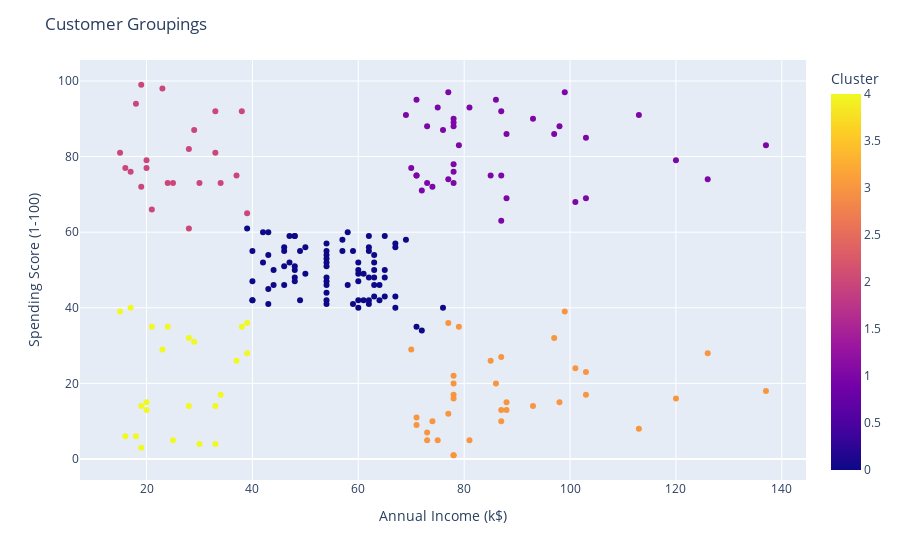

The cell this chart's notebook holds for it:
### Markdown cell above
The box plots show the distribution of annual income and spending score for the different clusters. The box plots show that the clusters are well-separated in terms of both annual income and spending score. This suggests that the KMeans clustering algorithm was able to identify distinct customer segments based on these two variables.

### Code cell
# Visualizing all the clusters using interactive plot (Plotly)
import plotly.express as px

fig = px.scatter(customer_data, x='Annual Income (k$)', y='Spending Score (1-100)', color='Cluster', hover_data=['CustomerID'], size_max=40)
fig.update_layout(title="Customer Groupings",
                  xaxis_title="Annual Income (k$)",
                  yaxis_title="Spending Score (1-100)",
                  showlegend=True,
                  legend_title="Cluster")
fig.show()

### Figure 1 — Plotly figure (JSON) as saved in the notebook; plotly's stock layout.template omitted (floating-point values rounded to 4 significant figures; data arrays with more than 128 entries replaced by an {"elided": "..."} marker saying what was removed)
{"data": [{"customdata": {"elided": "200x1 int values"}, "hovertemplate": "Annual Income (k$)=%{x}<br>Spending Score (1-100)=%{y}<br>CustomerID=%{customdata[0]}<br>Cluster=%{marker.color}<extra></extra>", "legendgroup": "", "marker": {"color": {"elided": "200 int values"}, "coloraxis": "coloraxis", "symbol": "circle"}, "mode": "markers", "name": "", "orientation": "v", "showlegend": false, "type": "scatter", "x": {"elided": "200 int values"}, "xaxis": "x", "y": {"elided": "200 int values"}, "yaxis": "y"}], "layout": {"coloraxis": {"colorbar": {"title": {"text": "Cluster"}}, "colorscale": [[0, "#0d0887"], [0.1111, "#46039f"], [0.2222, "#7201a8"], [0.3333, "#9c179e"], [0.4444, "#bd3786"], [0.5556, "#d8576b"], [0.6667, "#ed7953"], [0.7778, "#fb9f3a"], [0.8889, "#fdca26"], [1, "#f0f921"]]}, "legend": {"title": {"text": "Cluster"}, "tracegroupgap": 0}, "margin": {"t": 60}, "showlegend": true, "title": {"text": "Customer Groupings"}, "xaxis": {"anchor": "y", "domain": [0, 1], "title": {"text": "Annual Income (k$)"}}, "yaxis": {"anchor": "x", "domain": [0, 1], "title": {"text": "Spending Score (1-100)"}}}}
